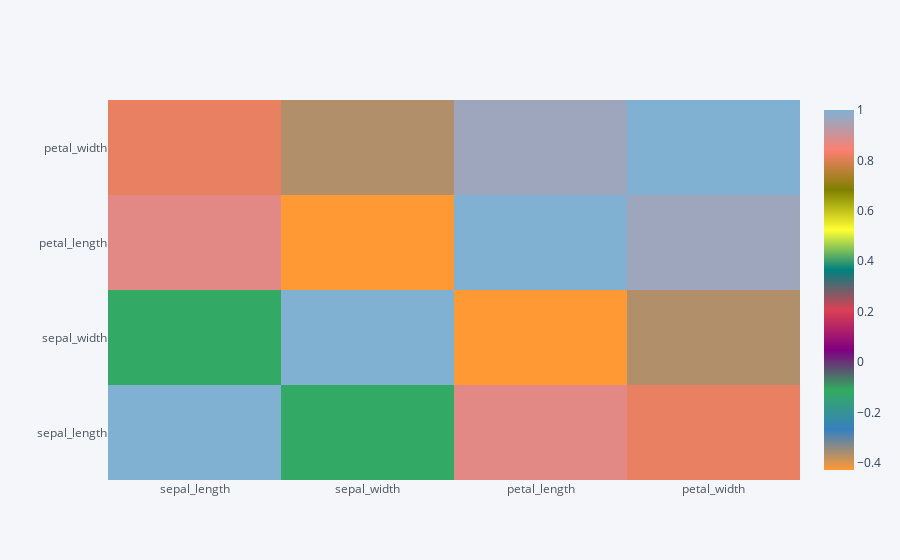
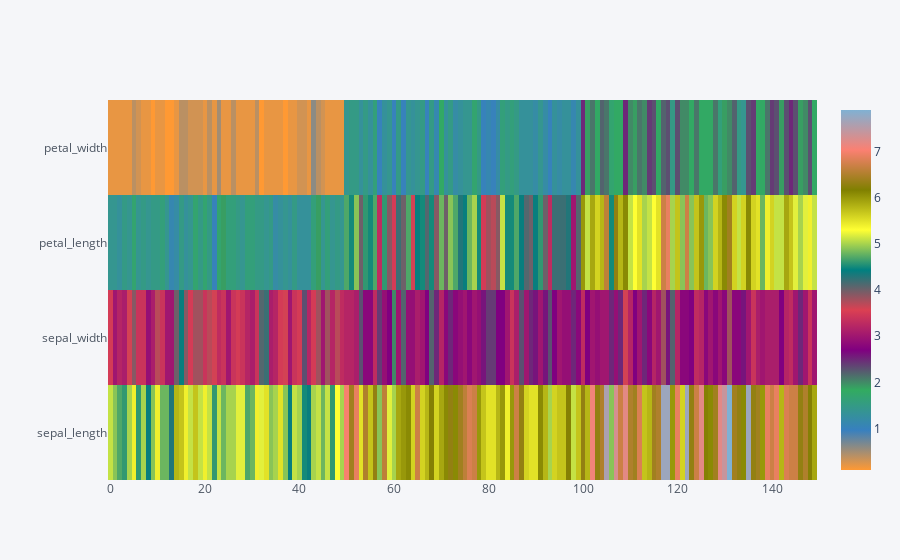

Notebook cell for these charts, in order:
### Markdown cell above
###
## heat map
###

### Code cell
a = sns.load_dataset('iris').drop('species', axis = 1)
b = a.corr()
print(b)
b.iplot(kind = 'heatmap')
a.iplot(kind = 'heatmap')

### Figure 1 — Plotly figure (JSON) as saved in the notebook; plotly's stock layout.template omitted (floating-point values rounded to 4 significant figures)
{"data": [{"colorscale": [[0, "rgb(255, 153, 51)"], [0.1111, "rgb(55, 128, 191)"], [0.2222, "rgb(50, 171, 96)"], [0.3333, "rgb(128, 0, 128)"], [0.4444, "rgb(219, 64, 82)"], [0.5556, "rgb(0, 128, 128)"], [0.6667, "rgb(255, 255, 51)"], [0.7778, "rgb(128, 128, 0)"], [0.8889, "rgb(251, 128, 114)"], [1, "rgb(128, 177, 211)"]], "type": "heatmap", "x": ["sepal_length", "sepal_width", "petal_length", "petal_width"], "y": ["sepal_length", "sepal_width", "petal_length", "petal_width"], "z": [[1, -0.1176, 0.8718, 0.8179], [-0.1176, 1, -0.4284, -0.3661], [0.8718, -0.4284, 1, 0.9629], [0.8179, -0.3661, 0.9629, 1]], "zmax": 1, "zmin": -0.4284}], "layout": {"legend": {"bgcolor": "#F5F6F9", "font": {"color": "#4D5663"}}, "paper_bgcolor": "#F5F6F9", "plot_bgcolor": "#F5F6F9", "title": {"font": {"color": "#4D5663"}}, "xaxis": {"gridcolor": "#E1E5ED", "showgrid": true, "tickfont": {"color": "#4D5663"}, "title": {"font": {"color": "#4D5663"}, "text": ""}, "zerolinecolor": "#E1E5ED"}, "yaxis": {"gridcolor": "#E1E5ED", "showgrid": true, "tickfont": {"color": "#4D5663"}, "title": {"font": {"color": "#4D5663"}, "text": ""}, "zerolinecolor": "#E1E5ED"}}}

### Figure 2 — Plotly figure (JSON) as saved in the notebook; plotly's stock layout.template omitted (floating-point values rounded to 4 significant figures; data arrays with more than 128 entries replaced by an {"elided": "..."} marker saying what was removed)
{"data": [{"colorscale": [[0, "rgb(255, 153, 51)"], [0.1111, "rgb(55, 128, 191)"], [0.2222, "rgb(50, 171, 96)"], [0.3333, "rgb(128, 0, 128)"], [0.4444, "rgb(219, 64, 82)"], [0.5556, "rgb(0, 128, 128)"], [0.6667, "rgb(255, 255, 51)"], [0.7778, "rgb(128, 128, 0)"], [0.8889, "rgb(251, 128, 114)"], [1, "rgb(128, 177, 211)"]], "type": "heatmap", "x": {"elided": "150 int values"}, "y": ["sepal_length", "sepal_width", "petal_length", "petal_width"], "z": {"elided": "4x150 float values"}, "zmax": 7.9, "zmin": 0.1}], "layout": {"legend": {"bgcolor": "#F5F6F9", "font": {"color": "#4D5663"}}, "paper_bgcolor": "#F5F6F9", "plot_bgcolor": "#F5F6F9", "title": {"font": {"color": "#4D5663"}}, "xaxis": {"gridcolor": "#E1E5ED", "showgrid": true, "tickfont": {"color": "#4D5663"}, "title": {"font": {"color": "#4D5663"}, "text": ""}, "zerolinecolor": "#E1E5ED"}, "yaxis": {"gridcolor": "#E1E5ED", "showgrid": true, "tickfont": {"color": "#4D5663"}, "title": {"font": {"color": "#4D5663"}, "text": ""}, "zerolinecolor": "#E1E5ED"}}}
